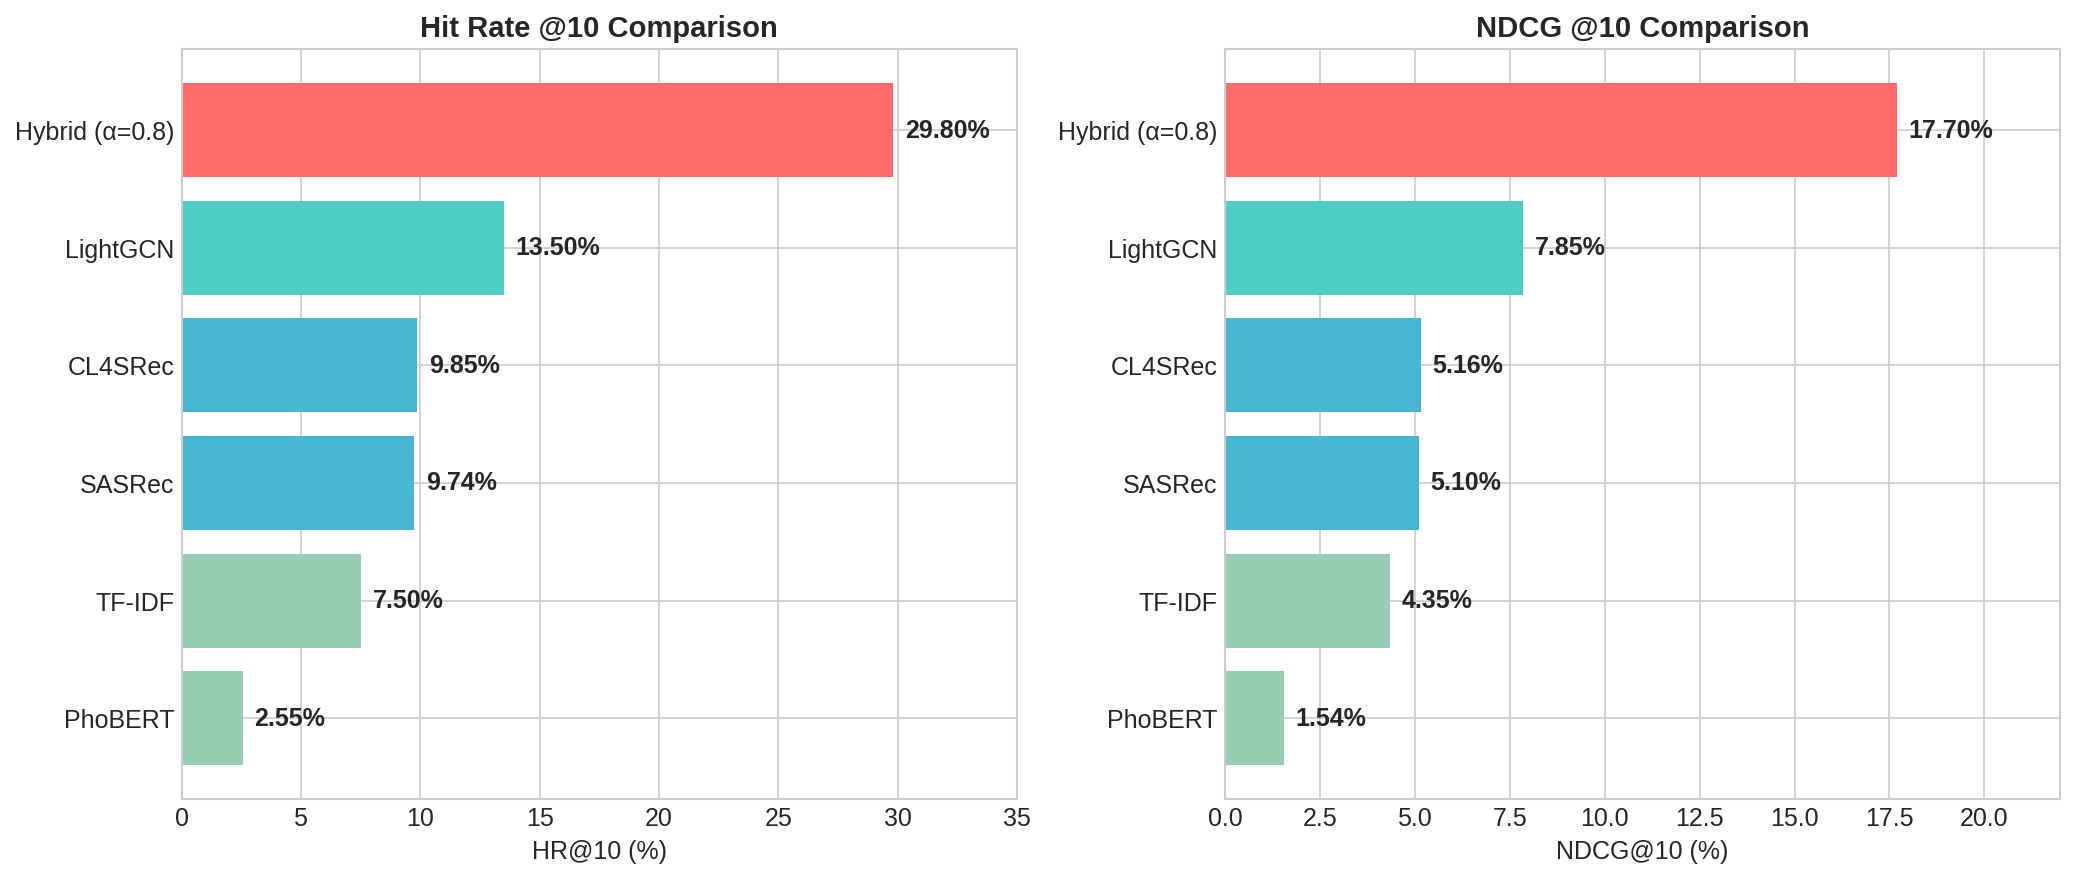

Generate this figure with Python:
# ---
# jupyter:
#   jupytext:
#     text_representation:
#       extension: .py
#       format_name: percent
#   kernelspec:
#     display_name: Python 3
#     language: python
#     name: python3
# ---

# %% [markdown]
# # Model Performance Comparison
# So sánh hiệu suất các mô hình recommendation

# %%
import pandas as pd
import numpy as np
import matplotlib.pyplot as plt
import seaborn as sns

plt.style.use('seaborn-v0_8-whitegrid')
plt.rcParams['figure.figsize'] = (12, 6)
plt.rcParams['font.size'] = 12

# %% [markdown]
# ## 1. Model Performance Data

# %%
# Performance metrics from experiments
performance_data = {
    'Model': ['Hybrid (α=0.8)', 'LightGCN', 'CL4SRec', 'SASRec', 'TF-IDF', 'PhoBERT'],
    'Type': ['Hybrid', 'Collaborative', 'Sequential', 'Sequential', 'Content', 'Content'],
    'HR@10': [29.80, 13.50, 9.85, 9.74, 7.50, 2.55],
    'NDCG@10': [17.70, 7.85, 5.16, 5.10, 4.35, 1.54],
}

df = pd.DataFrame(performance_data)
print("=== Model Performance ===")
print(df.to_string(index=False))

# %% [markdown]
# ## 2. HR@10 Comparison Chart

# %%
fig, axes = plt.subplots(1, 2, figsize=(14, 6))

# Sort by HR@10
df_sorted = df.sort_values('HR@10', ascending=True)

# Color by type
colors = {'Hybrid': '#FF6B6B', 'Collaborative': '#4ECDC4', 
          'Sequential': '#45B7D1', 'Content': '#96CEB4'}
bar_colors = [colors[t] for t in df_sorted['Type']]

# HR@10 bar chart
bars1 = axes[0].barh(df_sorted['Model'], df_sorted['HR@10'], color=bar_colors)
axes[0].set_xlabel('HR@10 (%)')
axes[0].set_title('Hit Rate @10 Comparison', fontsize=14, fontweight='bold')
axes[0].set_xlim(0, 35)

# Add value labels
for bar, val in zip(bars1, df_sorted['HR@10']):
    axes[0].text(val + 0.5, bar.get_y() + bar.get_height()/2, 
                 f'{val:.2f}%', va='center', fontweight='bold')

# NDCG@10 bar chart
df_sorted2 = df.sort_values('NDCG@10', ascending=True)
bar_colors2 = [colors[t] for t in df_sorted2['Type']]

bars2 = axes[1].barh(df_sorted2['Model'], df_sorted2['NDCG@10'], color=bar_colors2)
axes[1].set_xlabel('NDCG@10 (%)')
axes[1].set_title('NDCG @10 Comparison', fontsize=14, fontweight='bold')
axes[1].set_xlim(0, 22)

for bar, val in zip(bars2, df_sorted2['NDCG@10']):
    axes[1].text(val + 0.3, bar.get_y() + bar.get_height()/2, 
                 f'{val:.2f}%', va='center', fontweight='bold')

plt.tight_layout()
plt.savefig('model_comparison.png', dpi=150, bbox_inches='tight')
plt.show()

# %% [markdown]
# ## 3. Model Type Performance

# %%
# Group by type
type_perf = df.groupby('Type').agg({
    'HR@10': 'mean',
    'NDCG@10': 'mean'
}).round(2)

print("\n=== Performance by Type ===")
print(type_perf)

# Radar chart
fig, ax = plt.subplots(figsize=(8, 8), subplot_kw=dict(polar=True))

categories = list(type_perf.index)
N = len(categories)
angles = [n / float(N) * 2 * np.pi for n in range(N)]
angles += angles[:1]

# HR@10
values = type_perf['HR@10'].tolist()
values += values[:1]
ax.plot(angles, values, 'o-', linewidth=2, label='HR@10')
ax.fill(angles, values, alpha=0.25)

# NDCG@10
values2 = type_perf['NDCG@10'].tolist()
values2 += values2[:1]
ax.plot(angles, values2, 'o-', linewidth=2, label='NDCG@10')
ax.fill(angles, values2, alpha=0.25)

ax.set_xticks(angles[:-1])
ax.set_xticklabels(categories)
ax.set_title('Performance by Model Type', fontsize=14, fontweight='bold')
ax.legend(loc='upper right', bbox_to_anchor=(1.3, 1.0))

plt.tight_layout()
plt.savefig('model_type_radar.png', dpi=150, bbox_inches='tight')
plt.show()

# %% [markdown]
# ## 4. Hybrid Alpha Tuning Results

# %%
# Alpha tuning data
alpha_data = {
    'Alpha': [0.0, 0.1, 0.2, 0.3, 0.4, 0.5, 0.6, 0.7, 0.8, 0.9, 1.0],
    'HR@10': [9.37, 11.50, 15.23, 19.40, 22.17, 24.13, 26.33, 28.07, 29.80, 29.47, 29.10],
    'NDCG@10': [5.41, 6.72, 8.97, 11.43, 13.03, 14.29, 15.60, 16.59, 17.70, 17.30, 16.91]
}

alpha_df = pd.DataFrame(alpha_data)

fig, ax = plt.subplots(figsize=(12, 6))

ax.plot(alpha_df['Alpha'], alpha_df['HR@10'], 'o-', linewidth=2, 
        markersize=8, label='HR@10', color='#FF6B6B')
ax.plot(alpha_df['Alpha'], alpha_df['NDCG@10'], 's-', linewidth=2, 
        markersize=8, label='NDCG@10', color='#4ECDC4')

# Mark best alpha
best_idx = alpha_df['HR@10'].idxmax()
ax.axvline(x=alpha_df.loc[best_idx, 'Alpha'], color='gray', 
           linestyle='--', alpha=0.7, label=f'Best α = {alpha_df.loc[best_idx, "Alpha"]}')
ax.scatter([alpha_df.loc[best_idx, 'Alpha']], [alpha_df.loc[best_idx, 'HR@10']], 
           s=200, c='gold', marker='*', zorder=5, edgecolor='black')

ax.set_xlabel('Alpha (α)', fontsize=12)
ax.set_ylabel('Metric (%)', fontsize=12)
ax.set_title('Hybrid Model: Alpha Tuning Results', fontsize=14, fontweight='bold')
ax.set_xticks(alpha_df['Alpha'])
ax.legend()
ax.grid(True, alpha=0.3)

# Annotations
ax.annotate('TF-IDF only', xy=(0, 9.37), xytext=(0.05, 5),
            arrowprops=dict(arrowstyle='->', color='gray'), fontsize=10)
ax.annotate('LightGCN only', xy=(1, 29.10), xytext=(0.85, 32),
            arrowprops=dict(arrowstyle='->', color='gray'), fontsize=10)

plt.tight_layout()
plt.savefig('alpha_tuning.png', dpi=150, bbox_inches='tight')
plt.show()

print("\n=== Best Alpha ===")
print(f"α = {alpha_df.loc[best_idx, 'Alpha']} → HR@10 = {alpha_df.loc[best_idx, 'HR@10']}%")

# %% [markdown]
# ## 5. Improvement Analysis

# %%
# Calculate improvements
baseline_lgcn = 13.50
baseline_tfidf = 7.50
best_hybrid = 29.80

improvements = {
    'Comparison': ['Hybrid vs LightGCN', 'Hybrid vs TF-IDF', 'Hybrid vs SASRec', 'Hybrid vs CL4SRec'],
    'Baseline': [baseline_lgcn, baseline_tfidf, 9.74, 9.85],
    'Hybrid': [best_hybrid, best_hybrid, best_hybrid, best_hybrid],
    'Improvement (%)': [
        (best_hybrid - baseline_lgcn) / baseline_lgcn * 100,
        (best_hybrid - baseline_tfidf) / baseline_tfidf * 100,
        (best_hybrid - 9.74) / 9.74 * 100,
        (best_hybrid - 9.85) / 9.85 * 100,
    ]
}

imp_df = pd.DataFrame(improvements)
imp_df['Improvement (%)'] = imp_df['Improvement (%)'].round(1)

print("\n=== Improvement Over Baselines ===")
print(imp_df.to_string(index=False))

# Bar chart
fig, ax = plt.subplots(figsize=(10, 5))

bars = ax.bar(imp_df['Comparison'], imp_df['Improvement (%)'], 
              color=['#FF6B6B', '#4ECDC4', '#45B7D1', '#96CEB4'])
ax.set_ylabel('Improvement (%)')
ax.set_title('Hybrid Model Improvement Over Baselines', fontsize=14, fontweight='bold')
ax.axhline(y=0, color='black', linewidth=0.5)

for bar, val in zip(bars, imp_df['Improvement (%)']):
    ax.text(bar.get_x() + bar.get_width()/2, bar.get_height() + 5, 
            f'+{val:.1f}%', ha='center', fontweight='bold')

plt.xticks(rotation=15)
plt.tight_layout()
plt.savefig('improvement_analysis.png', dpi=150, bbox_inches='tight')
plt.show()

# %% [markdown]
# ## 6. Summary Table

# %%
print("\n" + "="*60)
print("FINAL SUMMARY")
print("="*60)

summary = """
Best Model: Hybrid (LightGCN + TF-IDF) with α = 0.8

Performance:
  - HR@10:   29.80%
  - NDCG@10: 17.70%

Improvements:
  - +120.7% over LightGCN alone
  - +297.3% over TF-IDF alone
  - +206.0% over SASRec
  - +202.5% over CL4SRec

Key Insights:
  1. Hybrid approach significantly outperforms individual methods
  2. LightGCN contributes most (α=0.8), TF-IDF provides boost
  3. Sequential models (SASRec, CL4SRec) underperform on this dataset
  4. Content-based methods alone are insufficient
"""
print(summary)
